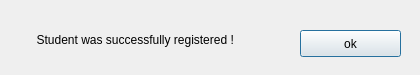
<?xml version="1.0" encoding="UTF-8"?>
<ui version="4.0">
 <class>studentregisteringsuccess</class>
 <widget class="QDialog" name="studentregisteringsuccess">
  <property name="geometry">
   <rect>
    <x>0</x>
    <y>0</y>
    <width>420</width>
    <height>75</height>
   </rect>
  </property>
  <property name="windowTitle">
   <string>Student Registarion Success.</string>
  </property>
  <widget class="QLabel" name="label">
   <property name="geometry">
    <rect>
     <x>0</x>
     <y>30</y>
     <width>351</width>
     <height>20</height>
    </rect>
   </property>
   <property name="text">
    <string>           Student was successfully registered !</string>
   </property>
  </widget>
  <widget class="QPushButton" name="pushButton">
   <property name="geometry">
    <rect>
     <x>300</x>
     <y>30</y>
     <width>101</width>
     <height>27</height>
    </rect>
   </property>
   <property name="text">
    <string>ok</string>
   </property>
  </widget>
  <widget class="QLabel" name="label_2">
   <property name="geometry">
    <rect>
     <x>0</x>
     <y>0</y>
     <width>421</width>
     <height>71</height>
    </rect>
   </property>
   <property name="text">
    <string/>
   </property>
  </widget>
  <zorder>label_2</zorder>
  <zorder>label</zorder>
  <zorder>pushButton</zorder>
 </widget>
 <resources/>
 <connections/>
</ui>
